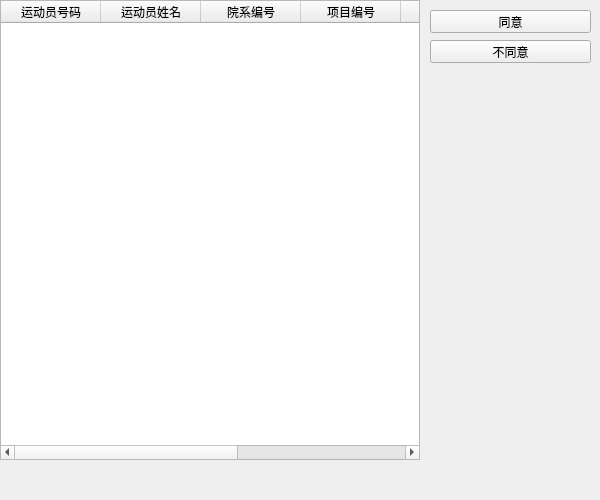
<?xml version="1.0" encoding="UTF-8"?>
<ui version="4.0">
 <class>sys_admin_handle_complaint</class>
 <widget class="QWidget" name="sys_admin_handle_complaint">
  <property name="geometry">
   <rect>
    <x>0</x>
    <y>0</y>
    <width>600</width>
    <height>500</height>
   </rect>
  </property>
  <property name="windowTitle">
   <string>sys_admin_handle_complaint</string>
  </property>
  <widget class="QTableWidget" name="tableWidget">
   <property name="geometry">
    <rect>
     <x>0</x>
     <y>0</y>
     <width>420</width>
     <height>460</height>
    </rect>
   </property>
   <column>
    <property name="text">
     <string>运动员号码</string>
    </property>
   </column>
   <column>
    <property name="text">
     <string>运动员姓名</string>
    </property>
   </column>
   <column>
    <property name="text">
     <string>院系编号</string>
    </property>
   </column>
   <column>
    <property name="text">
     <string>项目编号</string>
    </property>
   </column>
   <column>
    <property name="text">
     <string>分数</string>
    </property>
   </column>
   <column>
    <property name="text">
     <string>排名</string>
    </property>
   </column>
   <column>
    <property name="text">
     <string>审核</string>
    </property>
   </column>
  </widget>
  <widget class="QPushButton" name="pushButton">
   <property name="geometry">
    <rect>
     <x>430</x>
     <y>10</y>
     <width>161</width>
     <height>23</height>
    </rect>
   </property>
   <property name="text">
    <string>同意</string>
   </property>
  </widget>
  <widget class="QPushButton" name="pushButton_2">
   <property name="geometry">
    <rect>
     <x>430</x>
     <y>40</y>
     <width>161</width>
     <height>23</height>
    </rect>
   </property>
   <property name="text">
    <string>不同意</string>
   </property>
  </widget>
 </widget>
 <resources/>
 <connections>
  <connection>
   <sender>pushButton</sender>
   <signal>clicked()</signal>
   <receiver>sys_admin_handle_complaint</receiver>
   <slot>slot1()</slot>
   <hints>
    <hint type="sourcelabel">
     <x>504</x>
     <y>22</y>
    </hint>
    <hint type="destinationlabel">
     <x>494</x>
     <y>141</y>
    </hint>
   </hints>
  </connection>
  <connection>
   <sender>pushButton_2</sender>
   <signal>clicked()</signal>
   <receiver>sys_admin_handle_complaint</receiver>
   <slot>slot2()</slot>
   <hints>
    <hint type="sourcelabel">
     <x>553</x>
     <y>57</y>
    </hint>
    <hint type="destinationlabel">
     <x>494</x>
     <y>186</y>
    </hint>
   </hints>
  </connection>
 </connections>
 <slots>
  <slot>slot1()</slot>
  <slot>slot2()</slot>
 </slots>
</ui>
